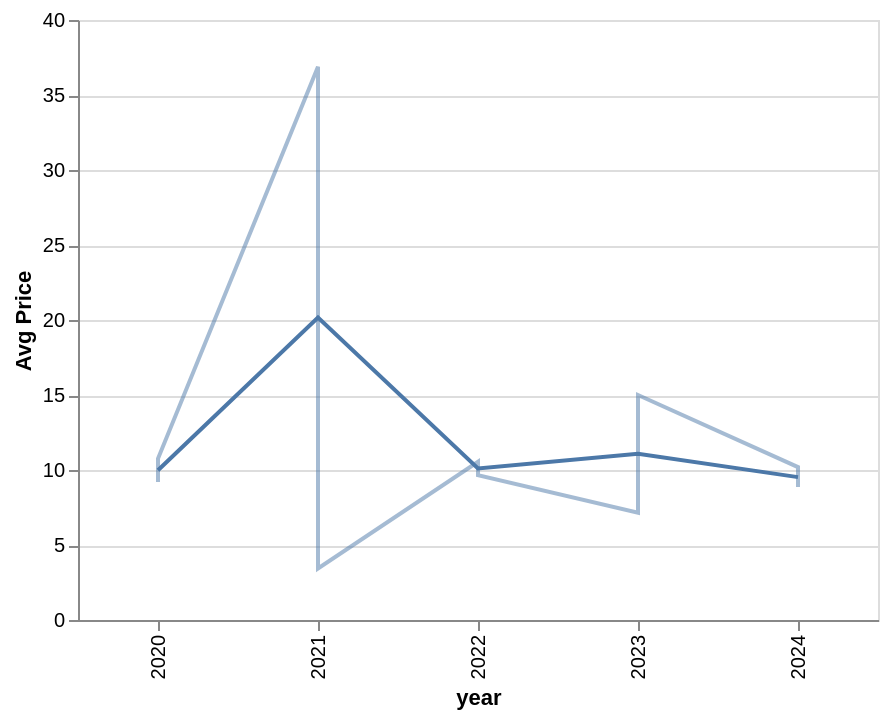

This figure's Vega-Lite source:
### Vega-Lite specification from a JSON file in a GitHub repository (floating-point values rounded to 4 significant figures)
{"$schema": "https://vega.github.io/schema/vega-lite/v6.json", "width": 400, "data": {"values": [{"price": 9.2, "year": 2020}, {"price": 10.76, "year": 2020}, {"price": 36.88, "year": 2021}, {"price": 3.44, "year": 2021}, {"price": 10.55, "year": 2022}, {"price": 9.65, "year": 2022}, {"price": 7.15, "year": 2023}, {"price": 15.0, "year": 2023}, {"price": 10.19, "year": 2024}, {"price": 8.86, "year": 2024}]}, "layer": [{"mark": "line", "encoding": {"x": {"field": "year"}, "y": {"field": "price", "aggregate": "mean", "type": "quantitative", "title": "Avg Price"}}}, {"mark": {"type": "line", "opacity": 0.5}, "encoding": {"x": {"field": "year"}, "y": {"field": "price", "aggregate": {"exponential": 0.5}, "type": "quantitative"}}}]}
